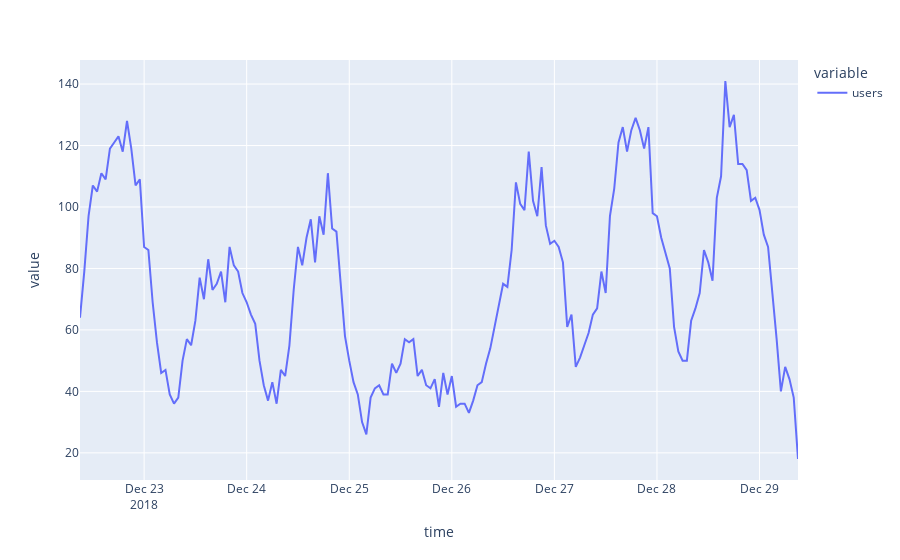

Notebook cell for this chart:
### Code cell
dataset.users.plot()

### Figure 1 — Plotly figure (JSON) as saved in the notebook; plotly's stock layout.template omitted (floating-point values rounded to 4 significant figures; data arrays with more than 128 entries replaced by an {"elided": "..."} marker saying what was removed)
{"data": [{"hovertemplate": "variable=users<br>time=%{x}<br>value=%{y}<extra></extra>", "legendgroup": "users", "line": {"color": "#636efa", "dash": "solid"}, "marker": {"symbol": "circle"}, "mode": "lines", "name": "users", "orientation": "v", "showlegend": true, "type": "scatter", "x": {"elided": "169 str values"}, "xaxis": "x", "y": {"elided": "169 int values"}, "yaxis": "y"}], "layout": {"legend": {"title": {"text": "variable"}, "tracegroupgap": 0}, "margin": {"t": 60}, "xaxis": {"anchor": "y", "domain": [0, 1], "title": {"text": "time"}}, "yaxis": {"anchor": "x", "domain": [0, 1], "title": {"text": "value"}}}}
